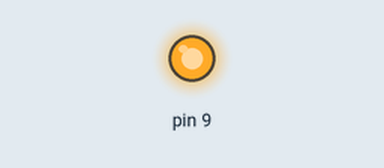
Bench run of a sketch on a simulated Arduino Uno, built with avr-gcc and run on an emulated ATmega328P. On the bench: output pins drawn as LEDs (lit = HIGH).

Above: at 0.1 s.
Timing chart, 0 to 1.6 s (numbered marks = the images above):
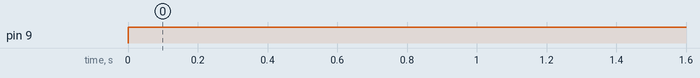

The sketch:

sketch_mar23a.ino
```cpp
void setup() {
  // put your setup code here, to run once:
pinMode(9, OUTPUT);
}

void loop() {
  // put your main code here, to run repeatedly:
digitalWrite(9, 1);
}
```

Measured:
- by itself, pin 9: LOW → HIGH at 0.00 s
